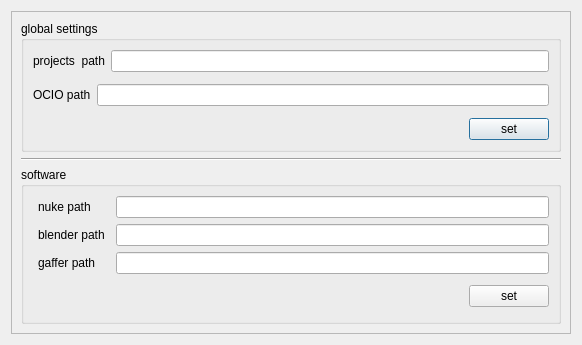
<?xml version="1.0" encoding="UTF-8"?>
<ui version="4.0">
 <class>Dialog</class>
 <widget class="QDialog" name="Dialog">
  <property name="geometry">
   <rect>
    <x>0</x>
    <y>0</y>
    <width>582</width>
    <height>335</height>
   </rect>
  </property>
  <property name="windowTitle">
   <string>Dialog</string>
  </property>
  <layout class="QVBoxLayout" name="verticalLayout">
   <item>
    <widget class="QFrame" name="frame">
     <property name="frameShape">
      <enum>QFrame::Shape::StyledPanel</enum>
     </property>
     <property name="frameShadow">
      <enum>QFrame::Shadow::Raised</enum>
     </property>
     <layout class="QVBoxLayout" name="verticalLayout_3">
      <item>
       <layout class="QVBoxLayout" name="verticalLayout_2">
        <item>
         <widget class="QGroupBox" name="groupBox">
          <property name="title">
           <string>global settings</string>
          </property>
          <layout class="QVBoxLayout" name="verticalLayout_5">
           <item>
            <layout class="QVBoxLayout" name="verticalLayout_4">
             <item>
              <layout class="QHBoxLayout" name="horizontalLayout">
               <item>
                <widget class="QLabel" name="label">
                 <property name="text">
                  <string>projects  path</string>
                 </property>
                </widget>
               </item>
               <item>
                <widget class="QLineEdit" name="projects_global_path_lineEdit"/>
               </item>
              </layout>
             </item>
             <item>
              <layout class="QHBoxLayout" name="horizontalLayout_5">
               <property name="topMargin">
                <number>6</number>
               </property>
               <property name="bottomMargin">
                <number>6</number>
               </property>
               <item>
                <widget class="QLabel" name="label_2">
                 <property name="text">
                  <string>OCIO path</string>
                 </property>
                </widget>
               </item>
               <item>
                <widget class="QLineEdit" name="ocio_path_lineEdit"/>
               </item>
              </layout>
             </item>
             <item>
              <layout class="QHBoxLayout" name="horizontalLayout_2">
               <item>
                <spacer name="horizontalSpacer">
                 <property name="orientation">
                  <enum>Qt::Orientation::Horizontal</enum>
                 </property>
                 <property name="sizeHint" stdset="0">
                  <size>
                   <width>40</width>
                   <height>20</height>
                  </size>
                 </property>
                </spacer>
               </item>
               <item>
                <widget class="QPushButton" name="project_path_set_pushButton">
                 <property name="text">
                  <string>set</string>
                 </property>
                </widget>
               </item>
              </layout>
             </item>
            </layout>
           </item>
          </layout>
         </widget>
        </item>
        <item>
         <widget class="Line" name="line">
          <property name="orientation">
           <enum>Qt::Orientation::Horizontal</enum>
          </property>
         </widget>
        </item>
        <item>
         <widget class="QGroupBox" name="groupBox_2">
          <property name="title">
           <string>software</string>
          </property>
          <layout class="QVBoxLayout" name="verticalLayout_7">
           <item>
            <layout class="QVBoxLayout" name="verticalLayout_6">
             <item>
              <layout class="QHBoxLayout" name="horizontalLayout_3">
               <item>
                <layout class="QVBoxLayout" name="verticalLayout_8"/>
               </item>
               <item>
                <layout class="QVBoxLayout" name="verticalLayout_9"/>
               </item>
               <item>
                <layout class="QVBoxLayout" name="verticalLayout_11">
                 <property name="leftMargin">
                  <number>5</number>
                 </property>
                 <item>
                  <widget class="QLabel" name="label_5">
                   <property name="text">
                    <string>nuke path</string>
                   </property>
                  </widget>
                 </item>
                 <item>
                  <widget class="QLabel" name="label_7">
                   <property name="text">
                    <string>blender path</string>
                   </property>
                  </widget>
                 </item>
                 <item>
                  <widget class="QLabel" name="label_8">
                   <property name="text">
                    <string>gaffer path</string>
                   </property>
                  </widget>
                 </item>
                </layout>
               </item>
               <item>
                <layout class="QVBoxLayout" name="verticalLayout_10">
                 <property name="leftMargin">
                  <number>5</number>
                 </property>
                 <item>
                  <widget class="QLineEdit" name="nuke_path_lineEdit"/>
                 </item>
                 <item>
                  <widget class="QLineEdit" name="blender_path_lineEdit"/>
                 </item>
                 <item>
                  <widget class="QLineEdit" name="gaffer_path_lineEdit"/>
                 </item>
                </layout>
               </item>
              </layout>
             </item>
             <item>
              <layout class="QHBoxLayout" name="horizontalLayout_4">
               <property name="topMargin">
                <number>5</number>
               </property>
               <property name="bottomMargin">
                <number>5</number>
               </property>
               <item>
                <spacer name="horizontalSpacer_2">
                 <property name="orientation">
                  <enum>Qt::Orientation::Horizontal</enum>
                 </property>
                 <property name="sizeHint" stdset="0">
                  <size>
                   <width>40</width>
                   <height>20</height>
                  </size>
                 </property>
                </spacer>
               </item>
               <item>
                <widget class="QPushButton" name="software_set_pushButton">
                 <property name="text">
                  <string>set</string>
                 </property>
                </widget>
               </item>
              </layout>
             </item>
            </layout>
           </item>
          </layout>
         </widget>
        </item>
       </layout>
      </item>
     </layout>
    </widget>
   </item>
  </layout>
 </widget>
 <resources/>
 <connections/>
</ui>
